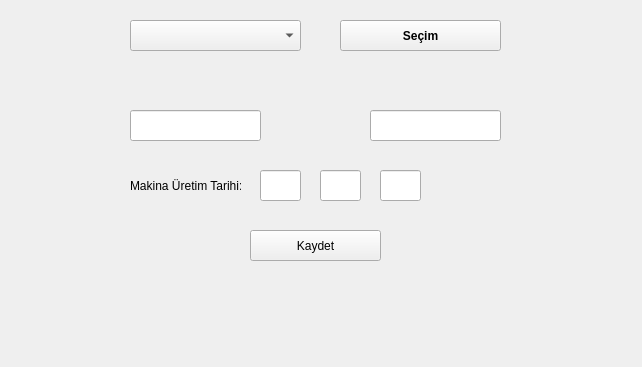
<?xml version="1.0" encoding="UTF-8"?>
<ui version="4.0">
 <class>widget_makinaEkle</class>
 <widget class="QWidget" name="widget_makinaEkle">
  <property name="geometry">
   <rect>
    <x>0</x>
    <y>0</y>
    <width>642</width>
    <height>367</height>
   </rect>
  </property>
  <property name="windowTitle">
   <string>Form</string>
  </property>
  <widget class="QLineEdit" name="ln_makinaAd">
   <property name="geometry">
    <rect>
     <x>130</x>
     <y>110</y>
     <width>131</width>
     <height>31</height>
    </rect>
   </property>
  </widget>
  <widget class="QLabel" name="lbl_makinaUretimtarihi">
   <property name="geometry">
    <rect>
     <x>130</x>
     <y>170</y>
     <width>111</width>
     <height>31</height>
    </rect>
   </property>
   <property name="text">
    <string>Makina Üretim Tarihi:</string>
   </property>
  </widget>
  <widget class="QLineEdit" name="ln_gun">
   <property name="geometry">
    <rect>
     <x>260</x>
     <y>170</y>
     <width>41</width>
     <height>31</height>
    </rect>
   </property>
   <property name="text">
    <string/>
   </property>
  </widget>
  <widget class="QLineEdit" name="ln_makinaSeriNum">
   <property name="geometry">
    <rect>
     <x>370</x>
     <y>110</y>
     <width>131</width>
     <height>31</height>
    </rect>
   </property>
  </widget>
  <widget class="QLabel" name="lbl_makinaEklemeTalimatlar">
   <property name="geometry">
    <rect>
     <x>30</x>
     <y>280</y>
     <width>581</width>
     <height>41</height>
    </rect>
   </property>
   <property name="font">
    <font>
     <weight>75</weight>
     <bold>true</bold>
    </font>
   </property>
   <property name="layoutDirection">
    <enum>Qt::LeftToRight</enum>
   </property>
   <property name="text">
    <string/>
   </property>
   <property name="alignment">
    <set>Qt::AlignCenter</set>
   </property>
  </widget>
  <widget class="QPushButton" name="btnSave">
   <property name="geometry">
    <rect>
     <x>250</x>
     <y>230</y>
     <width>131</width>
     <height>31</height>
    </rect>
   </property>
   <property name="text">
    <string>Kaydet</string>
   </property>
  </widget>
  <widget class="QLineEdit" name="ln_yil">
   <property name="geometry">
    <rect>
     <x>380</x>
     <y>170</y>
     <width>41</width>
     <height>31</height>
    </rect>
   </property>
   <property name="text">
    <string/>
   </property>
  </widget>
  <widget class="QLineEdit" name="ln_ay">
   <property name="geometry">
    <rect>
     <x>320</x>
     <y>170</y>
     <width>41</width>
     <height>31</height>
    </rect>
   </property>
   <property name="text">
    <string/>
   </property>
  </widget>
  <widget class="QComboBox" name="comboBox_musteriler">
   <property name="geometry">
    <rect>
     <x>130</x>
     <y>20</y>
     <width>171</width>
     <height>31</height>
    </rect>
   </property>
  </widget>
  <widget class="QPushButton" name="btnMusteriSec">
   <property name="geometry">
    <rect>
     <x>340</x>
     <y>20</y>
     <width>161</width>
     <height>31</height>
    </rect>
   </property>
   <property name="font">
    <font>
     <weight>75</weight>
     <bold>true</bold>
    </font>
   </property>
   <property name="autoFillBackground">
    <bool>false</bool>
   </property>
   <property name="text">
    <string>Seçim</string>
   </property>
  </widget>
 </widget>
 <resources/>
 <connections/>
</ui>
